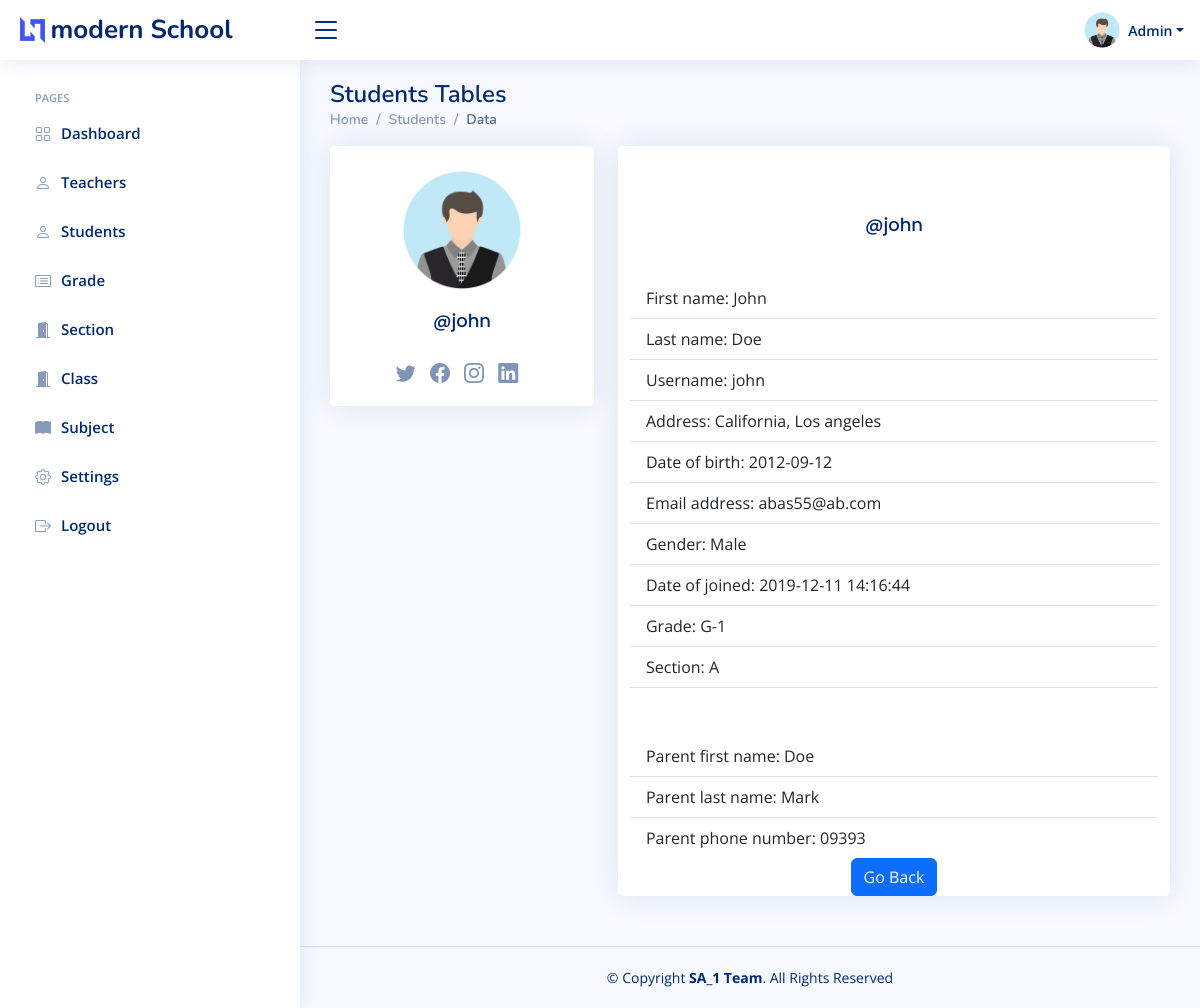
The app's page /admin/student-view1.php?student_id=1 (signed in) with its own data.
### tables this page shows
CREATE TABLE `setting` (
  `id` int(11) NOT NULL,
  `current_year` int(11) NOT NULL,
  `current_semester` varchar(11) NOT NULL,
  `school_name` varchar(100) NOT NULL,
  `slogan` varchar(300) NOT NULL,
  `about` text NOT NULL
);

CREATE TABLE `students` (
  `student_id` int(11) NOT NULL,
  `username` varchar(127) NOT NULL,
  `password` varchar(255) NOT NULL,
  `fname` varchar(127) NOT NULL,
  `lname` varchar(255) NOT NULL,
  `grade` int(11) NOT NULL,
  `section` int(11) NOT NULL,
  `address` varchar(31) NOT NULL,
  `gender` varchar(7) NOT NULL,
  `email_address` varchar(255) NOT NULL,
  `date_of_birth` date NOT NULL,
  `date_of_joined` timestamp NULL DEFAULT current_timestamp(),
  `parent_fname` varchar(127) NOT NULL,
  `parent_lname` varchar(127) NOT NULL,
  `parent_phone_number` varchar(31) NOT NULL
);

CREATE TABLE `grades` (
  `grade_id` int(11) NOT NULL,
  `grade` varchar(31) NOT NULL,
  `grade_code` varchar(7) NOT NULL
);

CREATE TABLE `section` (
  `section_id` int(11) NOT NULL,
  `section` varchar(7) NOT NULL
);

### data/setting.php (called while the page is built)
<?php
function getSetting($conn){
   $sql = "SELECT * FROM setting";
   $stmt = $conn->prepare($sql);
   $stmt->execute();
   if ($stmt->rowCount() == 1) {
     $settings = $stmt->fetch();
     return $settings;
   }else {
    return 0;
   }
}
?>

### admin/data/student.php (called while the page is built, shortened)
<?php
function getStudentById($id, $conn){
   $sql = "SELECT * FROM students
           WHERE student_id=?";
   $stmt = $conn->prepare($sql);
   $stmt->execute([$id]);
   if ($stmt->rowCount() == 1) {
     $student = $stmt->fetch();
     return $student;
   }else {
    return 0;
   }
}

### admin/data/grade.php (called while the page is built, shortened)
<?php
function getGradeById($grade_id, $conn){
   $sql = "SELECT * FROM grades
           WHERE grade_id=?";
   $stmt = $conn->prepare($sql);
   $stmt->execute([$grade_id]);
   if ($stmt->rowCount() == 1) {
     $grade = $stmt->fetch();
     return $grade;
   }else {
    return 0;
   }
}

### admin/data/section.php (called while the page is built, shortened)
<?php
function getSectioById($section_id, $conn){
   $sql = "SELECT * FROM section
           WHERE section_id=?";
   $stmt = $conn->prepare($sql);
   $stmt->execute([$section_id]);
   if ($stmt->rowCount() == 1) {
     $section = $stmt->fetch();
     return $section;
   }else {
    return 0;
   }
}

### admin/student-view1.php (the view, shortened to what this page needs)
<?php
if (isset($_SESSION['admin_id']) &&
    isset($_SESSION['role'])) {
    if ($_SESSION['role'] == 'Admin') {
        include "../DB_connection.php";
        include "data/student.php";
        include "data/grade.php";
        include "data/section.php";
        if(isset($_GET['student_id'])){
            $student_id = $_GET['student_id'];
            $student = getStudentById($student_id, $conn);
            ?>
<!DOCTYPE html>
<html lang="en">
<head>
    <link href="assets/vendor/bootstrap/css/bootstrap.min.css" rel="stylesheet">
    <link href="assets/vendor/bootstrap-icons/bootstrap-icons.css" rel="stylesheet">
    <link href="assets/vendor/boxicons/css/boxicons.min.css" rel="stylesheet">
    <link href="assets/vendor/quill/quill.snow.css" rel="stylesheet">
    <link href="assets/vendor/quill/quill.bubble.css" rel="stylesheet">
    <link href="assets/vendor/remixicon/remixicon.css" rel="stylesheet">
    <link href="assets/vendor/simple-datatables/style.css" rel="stylesheet">
    <link href="assets/css/style.css" rel="stylesheet">
</head>
<body>
    <?php
    include "inc/header.php";
    if ($student != 0) {
    ?>
    <?php
    include "inc/sidebar.php";
    ?>
    <main id="main" class="main">
        <div class="pagetitle">
            <h1>Students Tables</h1>
            <nav>
                <ol class="breadcrumb">
                    <li class="breadcrumb-item"><a href="index1.php">Home</a></li>
                    <li class="breadcrumb-item">Students</li>
                    <li class="breadcrumb-item active">Data</li>
                </ol>
            </nav>
        </div>
        <section class="section profile">
            <div class="row">
                <div class="col-xl-4">
                    <div class="card">
                        <div class="card-body profile-card pt-4 d-flex flex-column align-items-center">
                            <img src="../img/student-<?=$student['gender']?>.png" class="card-img-top" alt="...">
                            <h5 class="card-title text-center">@<?=$student['username']?></h5>
                            <div class="social-links mt-2">
                                <a href="#" class="twitter"><i class="bi bi-twitter"></i></a>
                                <a href="#" class="facebook"><i class="bi bi-facebook"></i></a>
                                <a href="#" class="instagram"><i class="bi bi-instagram"></i></a>
                                <a href="#" class="linkedin"><i class="bi bi-linkedin"></i></a>
                            </div>
                        </div>
                    </div>
                </div>
                <div class="col-xl-8">
                    <div class="card">
                        <div class="container mt-5">
                                <div class="card-body">
                                    <h5 class="card-title text-center">@<?=$student['username']?></h5>
                                </div>
                                <ul class="list-group list-group-flush">
                                    <li class="list-group-item">First name: <?=$student['fname']?></li>
                                    <li class="list-group-item">Last name: <?=$student['lname']?></li>
                                    <li class="list-group-item">Username: <?=$student['username']?></li>
                                    <li class="list-group-item">Address: <?=$student['address']?></li>
                                    <li class="list-group-item">Date of birth: <?=$student['date_of_birth']?></li>
                                    <li class="list-group-item">Email address: <?=$student['email_address']?></li>
                                    <li class="list-group-item">Gender: <?=$student['gender']?></li>
                                    <li class="list-group-item">Date of joined: <?=$student['date_of_joined']?></li>
                                    <li class="list-group-item">Grade:
                                        <?php
                                        $grade = $student['grade'];
                                        $g = getGradeById($grade, $conn);
                                        echo $g['grade_code'].'-'.$g['grade'];
                                        ?>
                                    </li>
                                    <li class="list-group-item">Section:
                                        <?php
                                        $section = $student['section'];
                                        $s = getSectioById($section, $conn);
                                        echo $s['section'];
                                        ?>
                                    </li>
                                    <br><br>
                                    <li class="list-group-item">Parent first name: <?=$student['parent_fname']?></li>
                                    <li class="list-group-item">Parent last name: <?=$student['parent_lname']?></li>
                                    <li class="list-group-item">Parent phone number: <?=$student['parent_phone_number']?></li>
                                </ul>
                                <div class="text-center">
                                    <a href="student1.php"  type="submit" class="btn btn-primary">Go Back</a>
                                </div>
                            </div>
                        </div>
                        </div>
                    </div>
                <?php
                }else {
                    header("Location: teacher.php");
                    exit;
                }
                ?>
        </section>
    </main>
    <?php
    include "inc/footer.php";
    ?>
</body>
</html>
        <?php
    }else {
        header("Location: teacher.php");
        exit;
    }
}else {
    header("Location: ../login.php");
    exit;
}
}else {
    header("Location: ../login.php");
    exit;
}
    ?>

### admin/inc/header.php (shortened to what this page needs)
<?php
include "../data/setting.php";
$setting = getSetting($conn);
if ($setting != 0) {
?>
<header id="header" class="header fixed-top d-flex align-items-center">
    <div class="d-flex align-items-center justify-content-between">
        <a href="../index.php" class="logo d-flex align-items-center">
            <img src="assets/img/logo.png" alt="">
            <span class="d-none d-lg-block"><?=$setting['school_name']?></span>
        </a>
        <i class="bi bi-list toggle-sidebar-btn"></i>
    </div>
    <nav class="header-nav ms-auto">
        <ul class="d-flex align-items-center">
            <li class="nav-item dropdown pe-3">
                <a class="nav-link nav-profile d-flex align-items-center pe-0" href="#" data-bs-toggle="dropdown">
                    <img src="../img/student-male.png"  alt="Profile" class="rounded-circle">
                    <span class="d-none d-md-block dropdown-toggle ps-2">Admin</span>
                </a>
            </li>
        </ul>
    </nav>
</header>
<?php }else {
    header("Location: login.php");
    exit;
}  ?>

### admin/assets/css/style.css (style rules this page uses)
:root { scroll-behavior: smooth; }
body { font-family: "Open Sans", sans-serif; background: #f6f9ff; color: #444444; }
a { color: #4154f1; text-decoration: none; }
h1, h2, h3, h4, h5, h6 { font-family: "Nunito", sans-serif; }
#main { margin-top: 60px; padding: 20px 30px; transition: all 0.3s; }
.pagetitle { margin-bottom: 10px; }
.pagetitle h1 { font-size: 24px; margin-bottom: 0; font-weight: 600; color: #012970; }
.card { margin-bottom: 30px; border: none; border-radius: 5px; box-shadow: 0px 0 30px rgba(1, 41, 112, 0.1); }
.card-title { padding: 20px 0 15px 0; font-size: 18px; font-weight: 500; color: #012970; font-family: "Poppins", sans-serif; }
.card-body { padding: 0 20px 20px 20px; }
.breadcrumb { font-size: 14px; font-family: "Nunito", sans-serif; color: #899bbd; font-weight: 600; }
.breadcrumb a { color: #899bbd; transition: 0.3s; }
.breadcrumb .breadcrumb-item::before { color: #899bbd; }
.breadcrumb .active { color: #51678f; font-weight: 600; }
.logo { line-height: 1; }
@media (min-width: 1200px) { .logo { width: 280px; } }
.logo img { max-height: 26px; margin-right: 6px; }
.logo span { font-size: 26px; font-weight: 700; color: #012970; font-family: "Nunito", sans-serif; }
.header { transition: all 0.5s; z-index: 997; height: 60px; box-shadow: 0px 2px 20px rgba(1, 41, 112, 0.1); background-color: #fff; padding-left: 20px; }
.header .toggle-sidebar-btn { font-size: 32px; padding-left: 10px; cursor: pointer; color: #012970; }
.header-nav ul { list-style: none; }
.header-nav>ul { margin: 0; padding: 0; }
.header-nav .nav-profile { color: #012970; }
.header-nav .nav-profile img { max-height: 36px; }
.header-nav .nav-profile span { font-size: 14px; font-weight: 600; }
@media (min-width: 1200px) { #main, #footer { margin-left: 300px; } }
.profile .profile-card img { max-width: 120px; }
.profile .profile-card .social-links a { font-size: 20px; display: inline-block; color: rgba(1, 41, 112, 0.5); line-height: 0; margin-right: 10px; transition: 0.3s; }

### records on screen
setting: school_name "modern School"
students: gender (picture), username "john", fname "John", lname "Doe", address "California, Los angeles", date_of_birth "2012-09-12", email_address "abas55@ab.com", gender "Male", date_of_joined "2019-12-11 14:16:44", parent_fname "Doe", parent_lname "Mark", parent_phone_number "09393"
grades: grade_code "G", grade "1"
section: section "A"
